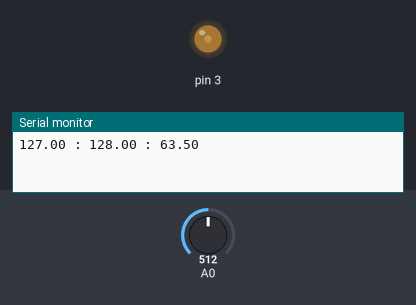
The sketch below on a simulated Arduino Uno, built with avr-gcc and run on an emulated ATmega328P. On the bench: output pins drawn as LEDs (lit = HIGH), the last lines printed to the serial monitor. Inputs (shaded band) come from the test bench; at power-on: A0 = 512.

Above: at 1.1 s.
At 2.8 s:
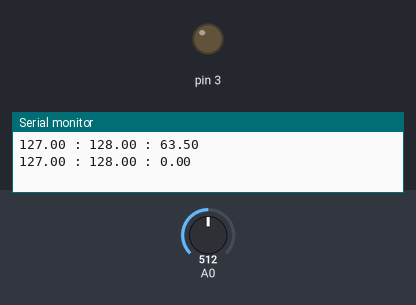
2.9 s: A0 set to 505
7.1 s: A0 set to 306
At 18.4 s:
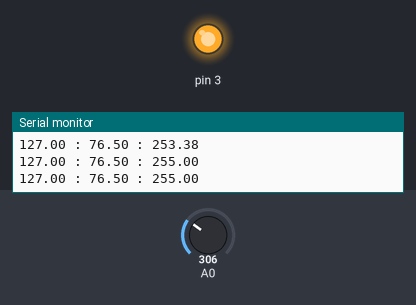
Timing chart, 0 to 19.9 s (numbered marks = the images above; inputs shaded):
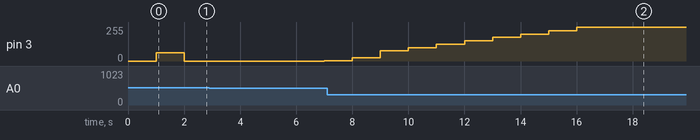

The sketch:

PID_Controller.ino
```cpp
float Kp = 0.5, Ki = 0.5, Kd = 0.5 ;
float Pout, Iout, Dout, Output ;
float now, lasttime = 0, timechange;
float Input, lastinput, Setpoint = 127.0;
float error, errorsum = 0, Derror;
int settime = 1000;
void setup() {
  Serial.begin(9600);
}


void loop () {
  now = millis(); //得到当前毫秒值

  timechange = (now - lasttime); //计算差异
  if ( timechange >= settime) { //当时间到达设定值时运行
    Input = (analogRead(0) / 4.0); //读取工nput值并规范化输出
    error = Setpoint - Input; //计算误差
    errorsum = errorsum + error ;//将当前误差加到运行总误差
    Derror = (Input - lastinput); //计算输入斜率
    Pout = Kp * error; //计算PID增益
    Iout = Ki * errorsum;
    Dout = Kd * Derror;
    if (Iout > 255) //检查积分是否饱和并纠正
      Iout = 255 ;
    if (Iout < 0)
      Iout = 0;
    Output = Pout + Iout + Dout; //定义输出变量
    if ( Output > 255) //输出的完整性检查,使其保持在输出变量范围内
      Output = 255;
    if ( Output < 0)
      Output = 0;
    lastinput = Input; //保存输入及时间留作下次循环之用
    lasttime = now;
    analogWrite(3, Output);//将输出写至pWM引脚3
    Serial.print( Setpoint);//将一些信息输出至串行监控器
    Serial.print (" : ");
    Serial.print (Input);
    Serial.print (" : ");
    Serial.println (Output);
  }
}
```

Measured:
- after the input at 2.9 s, pin 3: 0/255 → 1/255 after 4.1 s
